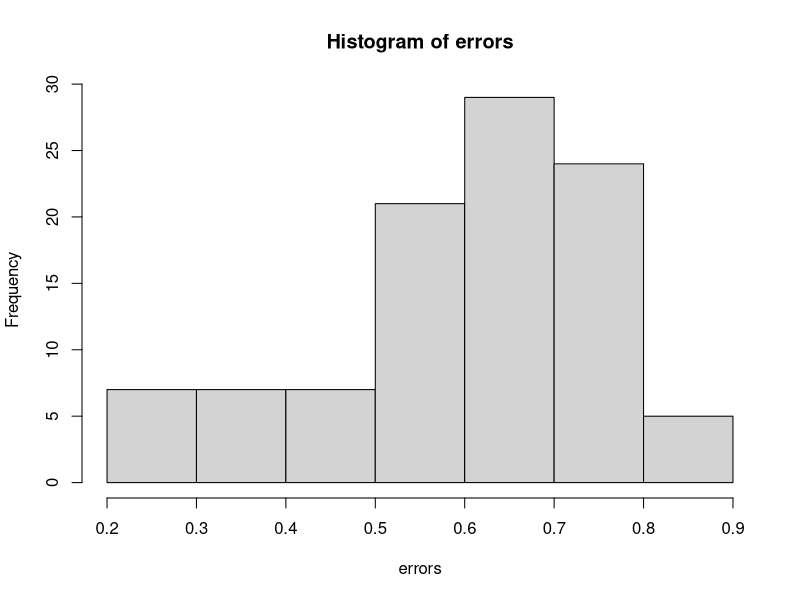

Recreate this plot in R. (Note: a time limit stopped this script after it produced the figure.)
#Libraries ----
library(dplyr)
library(ggplot2)
library(tidyr)
library(data.table)

#Options ----
options(scipen = 999)
#template df ----
data <- tibble(
    class_num = numeric(),
    subsample_size = numeric(),
    sample_count = numeric(),
    error = numeric()
)

sample_subsample_size = 100
sample_count = 1000

#functions ----

boot_mean_error_class_num <- function(sample_subsample_size, sample_count, classes){
    #Disallow sample count to if(sample_count < sample_classes)
    #Disallow sample round(sample_subsample_size*sample_count, 0) < 1)
    #prob = c(0.5, 0.2, rep(0.3/8, 8)) if I add this to the first sample argument, we get a less conservative estimate, the errors go down. I think it is because you are less likely to mess up a skewed distribution than a uniform one. 
    
    b = 100 #Changing b doesn't do much, probably more accurate with larger number but this will save time while in dev mode.
    error <- numeric(length = b)
    
    for(n in 1:b){
        sample_classes <- classes    #Sample classes must be greater than 1 but less than 20
        particle_categories <- 1:sample_classes
        
        #Add gausian distribution to classes
        #values <- rnorm(n = length(particle_categories), mean = 10, sd = 1)
        #Or can swap for a poison distribution
        values <- rpois(n = length(particle_categories), lambda = 1) + 1
        weights <- values/sum(values)
        
        #Simulation
        particles <- sample(particle_categories, size = sample_count, prob = weights, replace = T) #could add weights to this so that 1 or two of them always have a big sway. But we dont know that for sure yet.
        
        subsetparticles <- sample(particles, size = sample_subsample_size)
        
        #Difference Metric
        error[n] <- as.data.frame(table(particles)/length(particles)) %>%
            dplyr::rename(subsetparticles = particles) %>%
            left_join(as.data.frame(table(subsetparticles)/length(subsetparticles)) %>%
                          dplyr::rename(Freq2 = Freq)) %>%
            dplyr::mutate(difference = Freq - Freq2) %>%
            dplyr::mutate(difference = ifelse(is.na(difference), Freq, difference)) %>% #This sets any classes which weren't accounted for from the original group to be completely unaccounted for. 
            pull(difference) %>%
            abs() %>%
            quantile(., c(0.95)) #this is the MAE or mean absolute error. Could also do mean here, might be a useful metric. Or RMSE or some other more commonly used metric.
        
    }
    
    error
}

boot_mean_error <- function(sample_subsample_size, sample_count){
    #Disallow sample count to if(sample_count < sample_classes)
    #Disallow sample round(sample_subsample_size*sample_count, 0) < 1)
    #prob = c(0.5, 0.2, rep(0.3/8, 8)) if I add this to the first sample argument, we get a less conservative estimate, the errors go down. I think it is because you are less likely to mess up a skewed distribution than a uniform one. 
    
    b = 100 #Changing b doesn't do much, probably more accurate with larger number but this will save time while in dev mode.
    error <- numeric(length = b)
    
    for(n in 1:b){
        sample_classes <- sample(2:10, 1)    #Sample classes must be greater than 1 but less than 20
        particle_categories <- 1:sample_classes
        
        #Add gausian distribution to classes
        #values <- rnorm(n = length(particle_categories), mean = 10, sd = 1)
        #Or can swap for a poison distribution
        values <- rpois(n = length(particle_categories), lambda = 1) + 1
        weights <- values/sum(values)
        
        #Simulation
        particles <- sample(particle_categories, size = sample_count, prob = weights, replace = T) #could add weights to this so that 1 or two of them always have a big sway. But we dont know that for sure yet.
        
        subsetparticles <- sample(particles, size = sample_subsample_size)
        
        #Difference Metric
        error[n] <- as.data.frame(table(particles)/length(particles)) %>%
                    dplyr::rename(subsetparticles = particles) %>%
                    left_join(as.data.frame(table(subsetparticles)/length(subsetparticles)) %>%
                                  dplyr::rename(Freq2 = Freq)) %>%
                    dplyr::mutate(difference = Freq - Freq2) %>%
                    dplyr::mutate(difference = ifelse(is.na(difference), Freq, difference)) %>% #This sets any classes which weren't accounted for from the original group to be completely unaccounted for. 
                    pull(difference) %>%
                    abs() %>%
                    quantile(., c(0.95)) #this is the MAE or mean absolute error. Could also do mean here, might be a useful metric. Or RMSE or some other more commonly used metric.
                
    }
    
    error
}

#boot_mean_error_vector <- Vectorize(boot_mean_error)


#test single scenario----
errors <- boot_mean_error(sample_count = 10, sample_subsample_size = 1) #Just say we will set this to 20, that is really what can be reliably characterized, can do a quick lit search to figure out how people are reporting it.    

hist(errors)
quantile(errors, c(0.025, 0.5, 0.975))
mean(errors)

#Simulate all scenarios----

subsample_size <- c(0.000001, 0.00001, 0.0001, 0.001, 0.01, 0.1, 1)
count <- c(10, 100, 10^3, 10^4, 10^5, 10^6) #Probably decrease the size here. 

test_df <- expand.grid(subsample_size, count) %>%
    filter(Var1 * Var2 >= 32) %>% #change to 1 for earlier figures. 
    #mutate(error = quantile(
    #                    boot_mean_error_vector(
    #                        sample_count = Var2, 
    #                        sample_subsample_size = Var1),
    #                c(0.95)
    #                )
    #) %>%
    mutate(num_particles = Var1*Var2) %>%
        rename(sample_count = Var2 , subsample_proportion = Var1) %>%
    as_tibble()

#Just polymer types
for(n in 1:nrow(test_df)){
    set.seed(37)
    test_df[n, "median_error"] <- quantile(
        boot_mean_error(sample_count = unlist(test_df[n,"sample_count"]), 
                        sample_subsample_size = unlist(test_df[n,"num_particles"])),
        c(0.95)
    )
}

#Just polymer types with class
for(n in 1:nrow(test_df)){
    set.seed(37)
    test_df[n, "median_error_2class"] <- quantile(
        boot_mean_error_class_num(sample_count = unlist(test_df[n,"sample_count"]), 
                        sample_subsample_size = unlist(test_df[n,"num_particles"]), 
                        classes = 2),
        c(0.95)
    )
}

for(n in 1:nrow(test_df)){
    set.seed(37)
    test_df[n, "median_error_4class"] <- quantile(
        boot_mean_error_class_num(sample_count = unlist(test_df[n,"sample_count"]), 
                                  sample_subsample_size = unlist(test_df[n,"num_particles"]), 
                                  classes = 4),
        c(0.95)
    )
}

for(n in 1:nrow(test_df)){
    set.seed(37)
    test_df[n, "median_error_8class"] <- quantile(
        boot_mean_error_class_num(sample_count = unlist(test_df[n,"sample_count"]), 
                                  sample_subsample_size = unlist(test_df[n,"num_particles"]), 
                                  classes = 8),
        c(0.95)
    )
}

for(n in 1:nrow(test_df)){
    set.seed(37)
    test_df[n, "median_error_16class"] <- quantile(
        boot_mean_error_class_num(sample_count = unlist(test_df[n,"sample_count"]), 
                                  sample_subsample_size = unlist(test_df[n,"num_particles"]), 
                                  classes = 16),
        c(0.95)
    )
}

for(n in 1:nrow(test_df)){
    set.seed(37)
    test_df[n, "median_error_32class"] <- quantile(
        boot_mean_error_class_num(sample_count = unlist(test_df[n,"sample_count"]), 
                                  sample_subsample_size = unlist(test_df[n,"num_particles"]), 
                                  classes = 32),
        c(0.95)
    )
}

#Polymers, colors, morphologies, and sizes
for(n in 1:nrow(test_df)){
    set.seed(38)
    print(n)
    test_df[n, "median_error_multiple"] <- quantile(
        c(
        quantile(
        boot_mean_error(sample_count = unlist(test_df[n,"sample_count"]), 
                        sample_subsample_size = unlist(test_df[n,"num_particles"])),
        c(0.95)
    ), 
    quantile(
        boot_mean_error(sample_count = unlist(test_df[n,"sample_count"]), 
                        sample_subsample_size = unlist(test_df[n,"num_particles"])),
        c(0.95)
    ), 
    quantile(
        boot_mean_error(sample_count = unlist(test_df[n,"sample_count"]), 
                        sample_subsample_size = unlist(test_df[n,"num_particles"])),
        c(0.95)
        ),
    quantile(
        boot_mean_error(sample_count = unlist(test_df[n,"sample_count"]), 
                        sample_subsample_size = unlist(test_df[n,"num_particles"])),
        c(0.95)
    )
    ),
    c(0.95)
    )
}

#plot of tiles ----

#cut <- cut(test_df$median_error, c( 0.0001, 0.001, 0.01, 0.1, 1))
ggplot(test_df, aes(x = sample_count, y = num_particles)) +
    geom_tile(aes(fill = log10(median_error)))+ 
    geom_text(aes(label = round(median_error, 3)))+ 
    scale_y_log10(breaks = c(1, 10, 100, 1000, 10000, 100000, 1000000), 
                  labels = c(1, 10, 100, 1000, 10000, 100000, 1000000))+ 
    scale_x_log10(breaks = c(1, 10, 100, 1000, 10000, 100000, 1000000), 
                  labels = c(1, 10, 100, 1000, 10000, 100000, 1000000)) + 
    scale_fill_viridis_c() + 
    coord_equal(ratio = 1) + 
    labs(x = "Sample Count", y = "Subsample Count") + 
    theme_classic(base_size = 20)

#cut <- cut(test_df$median_error, c( 0.0001, 0.001, 0.01, 0.1, 1))
ggplot(test_df, aes(x = sample_count, y = num_particles)) +
    geom_tile(aes(fill = log10(median_error_multiple)))+ 
    geom_text(aes(label = round(median_error_multiple, 3)))+ 
    scale_y_log10(breaks = c(1, 10, 100, 1000, 10000, 100000, 1000000), 
                  labels = c(1, 10, 100, 1000, 10000, 100000, 1000000))+ 
    scale_x_log10(breaks = c(1, 10, 100, 1000, 10000, 100000, 1000000), 
                  labels = c(1, 10, 100, 1000, 10000, 100000, 1000000)) + 
    scale_fill_viridis_c() + 
    coord_equal(ratio = 1) + 
    labs(x = "Sample Count", y = "Subsample Count") + 
    theme_classic()

#Plot of linear model ----
#ggplot(test_df, aes(x = Var1, y = median_error)) + geom_point(aes(color = Var2))+ scale_y_log10() + scale_x_log10() + geom_smooth(method = "lm")+ scale_fill_viridis_c()# + labs(x = "Proportion of Subsample", y = "Sample Count")
#ggplot(test_df, aes(x = sample_count, y = median_error)) #+ geom_point(aes(color = Var1))+ scale_y_log10()+ scale_x_log10()+ geom_smooth(method = "lm") + scale_fill_viridis_c()# + labs(x = "Proportion of Subsample", y = "Sample Count")
ggplot(test_df, aes(x = num_particles, y = median_error)) + 
    geom_hline(yintercept = 0.05) + 
    geom_point() + 
    scale_y_log10()+ 
    scale_x_log10() + 
    geom_smooth(method = "lm", se = F) + 
    #coord_equal() + 
    labs(x = "Number of Particles Subsampled", y = "High Absolute Error (decimal proportion)") + 
    theme_classic(base_size = 20) + 
    guides(color=guide_legend(title="Proportion Subsampled"))

ggplot(test_df) + 
    geom_hline(yintercept = 0.05) + 
    geom_point(aes(x = num_particles, y = median_error_2class), color = "blue") + 
    geom_point(aes(x = num_particles, y = median_error_4class), color = "red") + 
    geom_point(aes(x = num_particles, y = median_error_8class), color = "black") + 
    geom_point(aes(x = num_particles, y = median_error_16class), color = "green") + 
    geom_point(aes(x = num_particles, y = median_error_32class), color = "pink") + 
    scale_y_log10()+ 
    scale_x_log10() + 
    geom_smooth(aes(x = num_particles, y = median_error_2class), method = "lm", se = F, color = "blue") + 
    geom_smooth(aes(x = num_particles, y = median_error_4class), method = "lm", se = F, color = "red") + 
    geom_smooth(aes(x = num_particles, y = median_error_8class), method = "lm", se = F, color = "black") + 
    geom_smooth(aes(x = num_particles, y = median_error_16class), method = "lm", se = F, color = "green") + 
    geom_smooth(aes(x = num_particles, y = median_error_32class), method = "lm", se = F, color = "pink") + 
    # geom_smooth(method = "lm", se = F) + 
    #coord_equal() + 
    labs(x = "Number of Particles Subsampled", y = "High Absolute Error (decimal proportion)") + 
    theme_classic(base_size = 20) + 
    guides(color=guide_legend(title="Proportion Subsampled"))


ggplot(test_df, aes(x = num_particles, y = median_error_multiple)) + 
    geom_hline(yintercept = 0.05) + 
    geom_point() + 
    scale_y_log10()+ 
    scale_x_log10() + 
    geom_smooth(method = "lm") + 
    labs(x = "Number of Particles Subsampled", y = "Median Uncertainty (decimal proportion)") + 
    theme_classic(base_size = 20) + 
    guides(color=guide_legend(title="Proportion Subsampled"))

model_df <- test_df %>%
    filter(num_particles != sample_count)

#Model development ----
#Wow, almost an rsq of 1, I am sure there is some basic math I have missed and that is why I didn't just do that, but this is promising. Maybe we can bring in category and improve the model some more. 
model_single <- lm(log(model_df$num_particles)~  log(model_df$median_error)) #could try ordernorm on this or something else. 
summary(model_single)             

model_multiple <- lm(log(model_df$num_particles)~  log(model_df$median_error_multiple)) #could try ordernorm on this or something else. 
summary(model_multiple)  

#Global plastic sampling. ----
#How large should a sample be? 121 particles. If so, subsample all of them. 
exp(model_single$coefficients[2] * log(0.05) + model_single$coefficients[1])
exp(model_multiple$coefficients[2] * log(0.05) + model_multiple$coefficients[1])

#How many particles do we need to sample from the whole world?
exp(model_multiple$coefficients[2] * log(0.01) + model_multiple$coefficients[1])
exp(model$coefficients[2] * log(10^-8) + model$coefficients[1])

#exact equations
exp(-2*log(0.05)-0.4)
exp(-2.1*log(0.01)-0.3)
